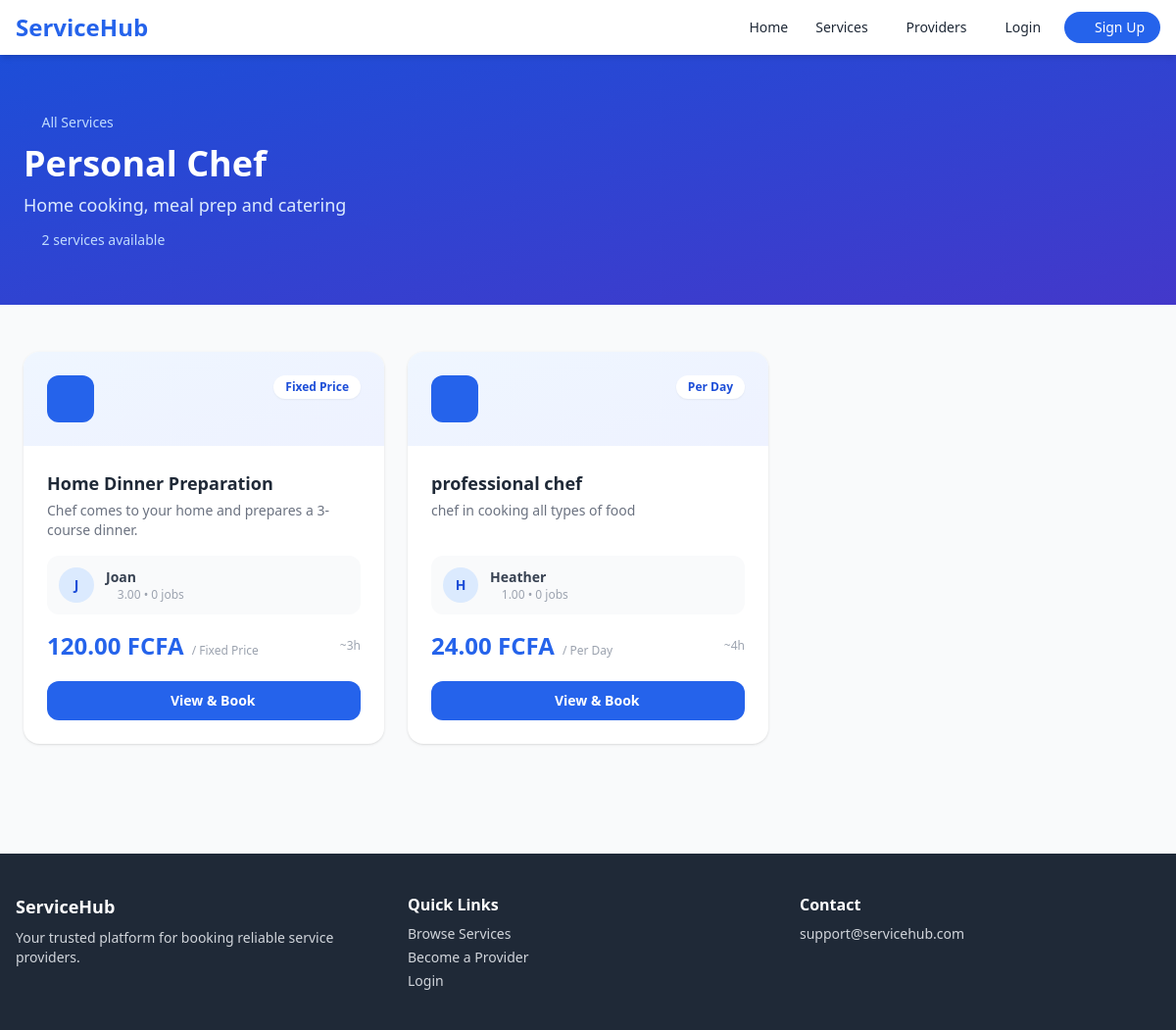
Screenshot of /services/personal-chef/ with the database file from the repository.
### services/models.py (models this page shows, shortened)
class ServiceCategory(models.Model):
    name = models.CharField(max_length=100)
    slug = models.SlugField(unique=True)
    description = models.TextField(blank=True)
    icon = models.CharField(max_length=50, blank=True, help_text='Tailwind/heroicon class')
    image = models.ImageField(upload_to='categories/', blank=True, null=True)
    is_active = models.BooleanField(default=True)
    created_at = models.DateTimeField(auto_now_add=True)
    class Meta:
        verbose_name_plural = 'Service Categories'

class Service(models.Model):
    category = models.ForeignKey(ServiceCategory, on_delete=models.CASCADE, related_name='services')
    provider = models.ForeignKey(ProviderProfile, on_delete=models.CASCADE, related_name='services')
    title = models.CharField(max_length=200)
    description = models.TextField()
    price = models.DecimalField(max_digits=10, decimal_places=2)
    price_type = models.CharField(max_length=20, choices=[
        ('fixed', 'Fixed Price'),
        ('hourly', 'Per Hour'),
        ('daily', 'Per Day'),
    ], default='fixed')
    duration_hours = models.PositiveIntegerField(default=1, help_text='Estimated duration in hours')
    is_active = models.BooleanField(default=True)
    created_at = models.DateTimeField(auto_now_add=True)

### accounts/models.py (models this page shows, shortened)
class ProviderProfile(models.Model):
    STATUS_PENDING = 'pending'
    STATUS_APPROVED = 'approved'
    STATUS_REJECTED = 'rejected'
    STATUS_CHOICES = [
        (STATUS_PENDING, 'Pending'),
        (STATUS_APPROVED, 'Approved'),
        (STATUS_REJECTED, 'Rejected'),
    ]
    user = models.OneToOneField(User, on_delete=models.CASCADE, related_name='provider_profile')
    bio = models.TextField(blank=True)
    id_document = models.FileField(upload_to='documents/', blank=True, null=True)
    service_area = models.CharField(max_length=200, blank=True)
    years_experience = models.PositiveIntegerField(default=0)
    hourly_rate = models.DecimalField(max_digits=8, decimal_places=2, default=0)
    is_available = models.BooleanField(default=True)
    status = models.CharField(max_length=20, choices=STATUS_CHOICES, default=STATUS_PENDING)
    rating = models.DecimalField(max_digits=3, decimal_places=2, default=0.00)
    total_jobs = models.PositiveIntegerField(default=0)
    created_at = models.DateTimeField(auto_now_add=True)

class User(AbstractUser):
    ROLE_CUSTOMER = 'customer'
    ROLE_PROVIDER = 'provider'
    ROLE_ADMIN = 'admin'
    ROLE_CHOICES = [
        (ROLE_CUSTOMER, 'Customer'),
        (ROLE_PROVIDER, 'Service Provider'),
        (ROLE_ADMIN, 'Admin'),
    ]
    email = models.EmailField(unique=True)
    role = models.CharField(max_length=20, choices=ROLE_CHOICES, default=ROLE_CUSTOMER)
    phone = models.CharField(max_length=20, blank=True)
    profile_picture = models.ImageField(upload_to='profiles/', blank=True, null=True)
    address = models.TextField(blank=True)
    created_at = models.DateTimeField(auto_now_add=True)
    USERNAME_FIELD = 'email'
    REQUIRED_FIELDS = ['username']

### services/views.py (the view)
# urls.py: path('services/<slug:slug>/', views.category_detail, name='category_detail'),
def category_detail(request, slug):
    category = get_object_or_404(ServiceCategory, slug=slug, is_active=True)
    services = Service.objects.filter(category=category, is_active=True,
                                      provider__status='approved')
    return render(request, 'services/category_detail.html', {
        'category': category,
        'services': services,
    })

### templates/services/category_detail.html (shortened to what this page needs)
{% extends 'base.html' %}
{% load static %}
{% block content %}
<section class="bg-gradient-to-br from-blue-700 to-indigo-700 text-white py-14 px-6">
    <div class="max-w-7xl mx-auto">
        <a href="{% url 'category_list' %}" class="text-blue-200 text-sm hover:text-white mb-3 inline-block">
            <i class="fa-solid fa-arrow-left mr-1"></i> All Services
        </a>
        <h1 class="text-4xl font-extrabold mb-2">{{ category.name }}</h1>
        <p class="text-blue-100 text-lg max-w-xl">{{ category.description }}</p>
        <p class="text-blue-200 text-sm mt-3"><i class="fa-solid fa-briefcase mr-1"></i> {{ services|length }} service{{ services|length|pluralize }} available</p>
    </div>
</section>
<section class="max-w-7xl mx-auto px-6 py-12">
    {% if services %}
    <div class="grid grid-cols-1 md:grid-cols-2 lg:grid-cols-3 gap-6">
        {% for service in services %}
        <div class="bg-white rounded-2xl shadow hover:shadow-xl transition-all duration-300 hover:-translate-y-1 flex flex-col">
            <div class="bg-gradient-to-br from-blue-50 to-indigo-50 rounded-t-2xl p-6 flex items-start justify-between">
                <div class="w-12 h-12 bg-blue-600 rounded-xl flex items-center justify-center">
                    <i class="fa-solid fa-briefcase text-white text-lg"></i>
                </div>
                <span class="bg-white text-blue-700 text-xs font-bold px-3 py-1 rounded-full shadow-sm">
                    {{ service.get_price_type_display }}
                </span>
            </div>
            <div class="p-6 flex flex-col flex-1">
                <h3 class="font-bold text-gray-800 text-lg mb-1">{{ service.title }}</h3>
                <p class="text-gray-500 text-sm mb-4 flex-1">{{ service.description|truncatechars:90 }}</p>
                <div class="flex items-center gap-3 mb-4 p-3 bg-gray-50 rounded-xl">
                    <div class="w-9 h-9 rounded-full bg-blue-100 flex items-center justify-center text-blue-700 font-bold text-sm flex-shrink-0">
                        {{ service.provider.user.first_name|first|upper|default:service.provider.user.email|first|upper }}
                    </div>
                    <div>
                        <p class="text-sm font-semibold text-gray-700">{{ service.provider.user.get_full_name|default:service.provider.user.username }}</p>
                        <div class="flex items-center gap-1 text-xs text-gray-400">
                            <i class="fa-solid fa-star text-yellow-400 text-[10px]"></i>
                            {{ service.provider.rating }} &bull; {{ service.provider.total_jobs }} jobs
                        </div>
                    </div>
                </div>
                <div class="flex items-center justify-between mb-5">
                    <div>
                        <span class="text-2xl font-extrabold text-blue-600">{{ service.price }} FCFA</span>
                        <span class="text-gray-400 text-xs ml-1">/ {{ service.get_price_type_display }}</span>
                    </div>
                    <span class="text-gray-400 text-xs"><i class="fa-solid fa-clock mr-1"></i>~{{ service.duration_hours }}h</span>
                </div>
                <a href="{% url 'service_detail' service.pk %}"
                   class="block text-center bg-blue-600 text-white py-2.5 rounded-xl font-semibold hover:bg-blue-700 transition text-sm">
                    <i class="fa-solid fa-calendar-check mr-1"></i> View & Book
                </a>
            </div>
        </div>
        {% endfor %}
    </div>
    {% endif %}
</section>
{% endblock %}

### rows the page displays
ServiceCategory: name "Personal Chef", description "Home cooking, meal prep and catering"
Service: price_type "Fixed Price", title "Home Dinner Preparation", description "Chef comes to your home and prepares a 3-course dinner.", provider.user.first_name|first "J", provider.user.get_full_name "Joan", provider.rating "3.00", provider.total_jobs "0", price "120.00", duration_hours "3"
Service: price_type "Per Day", title "professional chef", description "chef in cooking all types of food", provider.user.first_name|first "H", provider.user.get_full_name "Heather", provider.rating "1.00", provider.total_jobs "0", price "24.00", duration_hours "4"

### other values shown
{{ services|length }} "2"
